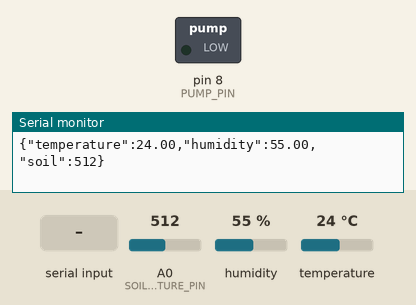
Simulated run of this sketch. Board: Arduino Uno, built with avr-gcc and run on an emulated ATmega328P. Shown: switched loads named in the sketch (green lamp = pin HIGH), the last lines printed to the serial monitor. Inputs (shaded band) come from the test bench; at power-on: A0 (SOIL_MOISTURE_PIN) = 512, humidity 55 %, temperature 24 °C.

Above: at 1.2 s.
1.3 s: "WATER ON\n" received over Serial
At 5.6 s:
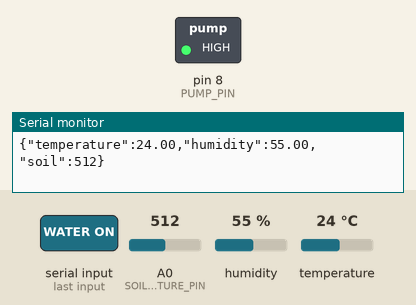
6.5 s: "WATER OFF\n" received over Serial
At 11.0 s:
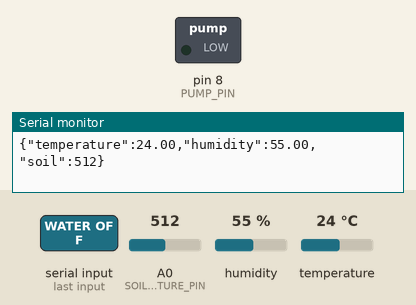
Timing chart, 0 to 12.5 s (numbered marks = the images above; inputs shaded):
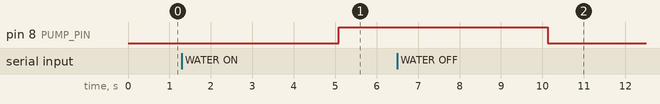

Measured:
- after the input at 1.3 s, pin 8 (PUMP_PIN): LOW → HIGH after 3.8 s
- after the input at 6.5 s, pin 8 (PUMP_PIN): HIGH → LOW after 3.6 s

The sketch:

ArduinoCOd.ino
```cpp
#include <Wire.h>
#include <SHT2x.h>

SHT21 sht;
#define SOIL_MOISTURE_PIN A0
#define PUMP_PIN 8

bool pumpState = false;  // Controlled by ESP

void setup() {
  Serial.begin(9600);     // Communication with ESP-01
  sht.begin();            // Start SHT21
  pinMode(PUMP_PIN, OUTPUT);
  digitalWrite(PUMP_PIN, LOW);
}

void loop() {
  //  Read sensors
  int soilValue = analogRead(SOIL_MOISTURE_PIN);
  float temperature = sht.getTemperature();
  float humidity = sht.getHumidity();

  // Send sensor data to ESP-01 in JSON format
  Serial.print("{\"temperature\":");
  Serial.print(temperature);
  Serial.print(",\"humidity\":");
  Serial.print(humidity);
  Serial.print(",\"soil\":");
  Serial.print(soilValue);
  Serial.println("}");

  // Check if ESP-01 sent a command
  if (Serial.available()) {
    String cmd = Serial.readStringUntil('\n');
    cmd.trim();

    if (cmd == "WATER ON") {
      pumpState = true;
    } else if (cmd == "WATER OFF") {
      pumpState = false;
    }
  }

  // Set pump based on received command
  digitalWrite(PUMP_PIN, pumpState ? HIGH : LOW);

  delay(5000);  // Delay between readings (adjustable)
}
```
